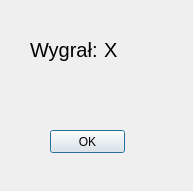
<?xml version="1.0" encoding="UTF-8"?>
<ui version="4.0">
 <class>wygrana</class>
 <widget class="QDialog" name="wygrana">
  <property name="geometry">
   <rect>
    <x>0</x>
    <y>0</y>
    <width>193</width>
    <height>191</height>
   </rect>
  </property>
  <property name="windowTitle">
   <string>Dialog</string>
  </property>
  <widget class="QWidget" name="gridLayoutWidget">
   <property name="geometry">
    <rect>
     <x>30</x>
     <y>10</y>
     <width>111</width>
     <height>80</height>
    </rect>
   </property>
   <layout class="QGridLayout" name="gridLayout">
    <item row="0" column="1">
     <widget class="QLabel" name="label">
      <property name="font">
       <font>
        <pointsize>15</pointsize>
       </font>
      </property>
      <property name="text">
       <string>X</string>
      </property>
     </widget>
    </item>
    <item row="0" column="0">
     <widget class="QLabel" name="xx">
      <property name="font">
       <font>
        <pointsize>15</pointsize>
       </font>
      </property>
      <property name="text">
       <string>Wygrał:</string>
      </property>
     </widget>
    </item>
   </layout>
  </widget>
  <widget class="QPushButton" name="OK">
   <property name="geometry">
    <rect>
     <x>50</x>
     <y>130</y>
     <width>75</width>
     <height>23</height>
    </rect>
   </property>
   <property name="text">
    <string>OK</string>
   </property>
  </widget>
 </widget>
 <resources/>
 <connections/>
</ui>
